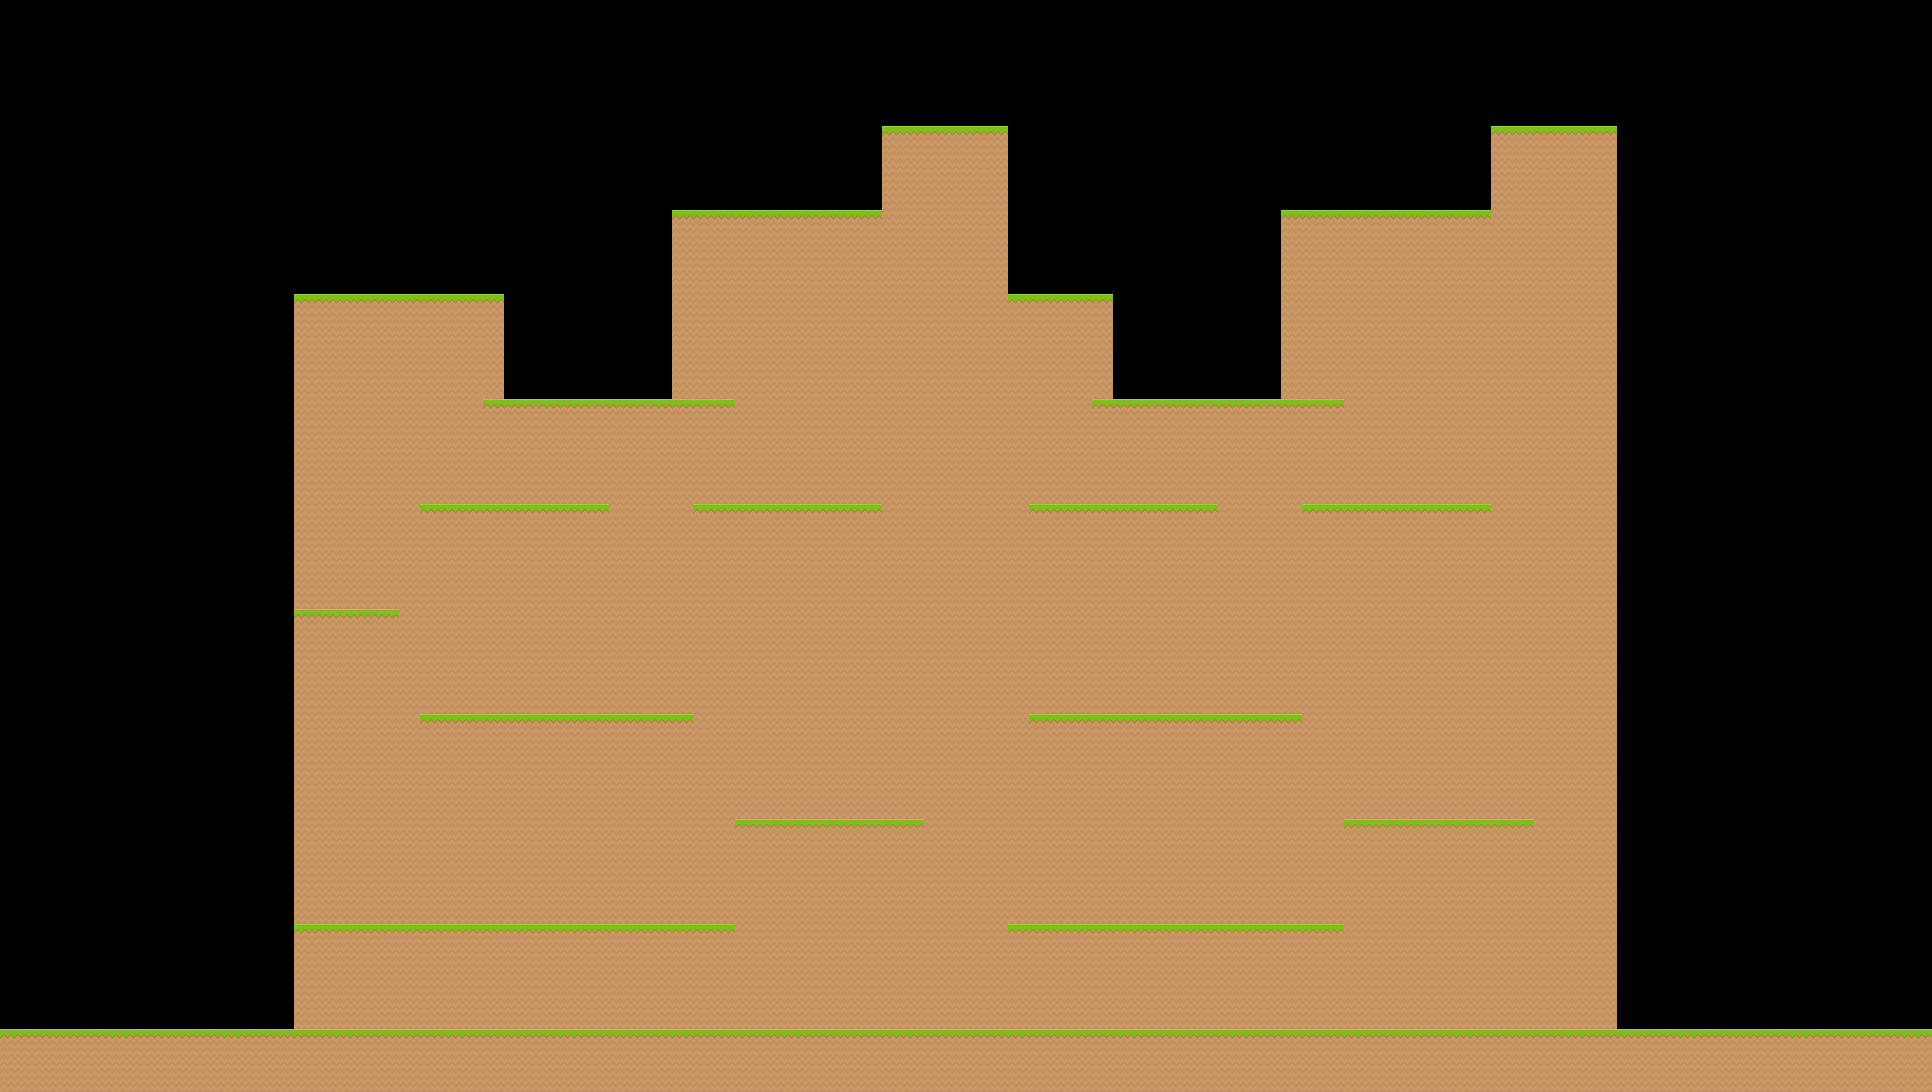

This game map was drawn from its Tiled (.tmx) file and the tilesets committed beside it. A one-line description and the trimmed map source follow:
An orthogonal 92x52 tile map with 21x21 px tiles, 2 tile layers (background, platform).

<map version="1.0" orientation="orthogonal" renderorder="right-down" width="92" height="52" tilewidth="21" tileheight="21" nextobjectid="1">
 <tileset firstgid="1" name="Basic" tilewidth="21" tileheight="21" spacing="2" margin="3" tilecount="480" columns="30">
  <image source="spritesheet.png" trans="5e81a2" width="694" height="372" />
 </tileset>
 <layer name="background" width="92" height="52">
  <data>[4784 cells, 2577 non-empty, 3 distinct tile ids]</data>
 </layer>
 <layer name="platform" width="92" height="52">
  <data>[4784 cells, 285 non-empty, 1 distinct tile ids]</data>
 </layer>
</map>
